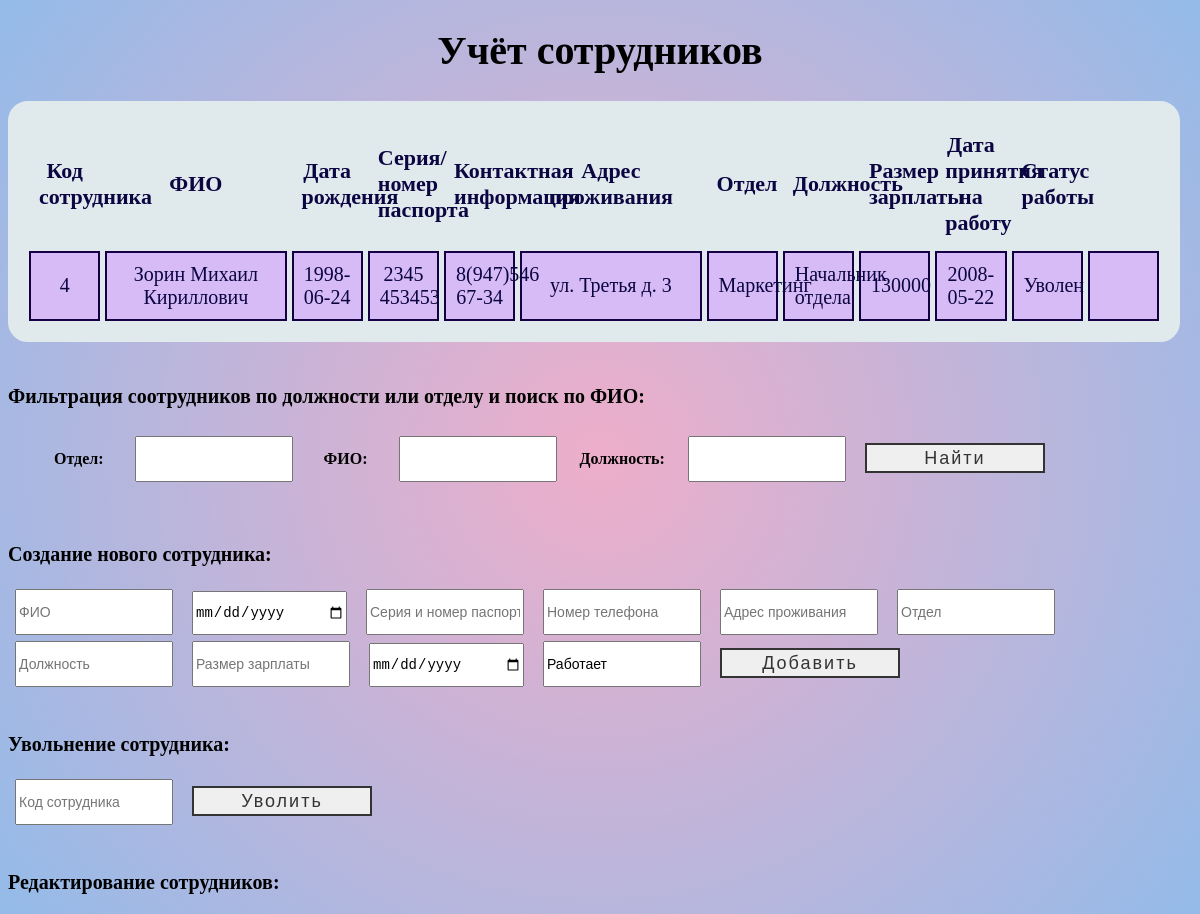
The page /index.php?FOtdel=Маркетинг on the database its author committed.
### tables this page shows
CREATE TABLE `sotr` (
  `IdSotr` int(11) NOT NULL,
  `FIO` text NOT NULL,
  `DataRojdeniya` date NOT NULL,
  `SeriyaNomerPasporta` varchar(255) NOT NULL,
  `NomerTelefona` varchar(255) NOT NULL,
  `AdresProjivaniya` text NOT NULL,
  `Otdel` text NOT NULL,
  `Doljnost` text NOT NULL,
  `RazmerZP` int(11) NOT NULL,
  `DataPrinyatiyaNaRabotu` date NOT NULL,
  `StatusRaboti` text NOT NULL
);

### index.php (the view, shortened to what this page needs)
<!DOCTYPE html>
<html lang="en">
<head>
    <link href="style.css" rel="stylesheet" type="text/css" >
</head>
<body class="diagonal-gradient">
    <h1> Учёт сотрудников </h1>
    <table>
        <thead>
            <tr>
                <th>Код сотрудника</th>
                <th style=width:15%;>ФИО</th>
                <th>Дата рождения</th>
                <th>Серия/номер паспорта</th>
                <th>Контактная информация</th>
                <th style=width:15%;>Адрес проживания</th>
                <th>Отдел</th>
                <th>Должность</th>
                <th>Размер зарплаты</th>
                <th>Дата принятия на работу</th>
                <th>Статус работы</th>
            </tr>
        </thead>
        <tbody>
            <?php
            $mysqli = new mysqli("127.0.0.1", "root", "", "UchetSotr");
            $FOtdel = isset($_GET['FOtdel']) ?$_GET['FOtdel'] : '';
            $query = "SELECT * FROM Sotr WHERE 1=1";
            if ($FOtdel) {
                $query .= " AND Otdel LIKE '%$FOtdel%'";
            }
            $result = $mysqli->query($query);
            if (!$result) {
                echo "Ошибка запроса: " . $mysqli->error;
            } else {
                if ($result->num_rows > 0) {
            while ($row = $result->fetch_assoc()) {
            ?>
                <tr>
                    <td><?php echo $row['IdSotr']; ?></td>
                    <td><?php echo $row['FIO']; ?></td>
                    <td><?php echo $row['DataRojdeniya']; ?></td>
                    <td><?php echo $row['SeriyaNomerPasporta']; ?></td>
                    <td><?php echo $row['NomerTelefona']; ?></td>
                    <td><?php echo $row['AdresProjivaniya']; ?></td>
                    <td><?php echo $row['Otdel']; ?></td>
                    <td><?php echo $row['Doljnost']; ?></td>
                    <td><?php echo $row['RazmerZP']; ?></td>
                    <td><?php echo $row['DataPrinyatiyaNaRabotu']; ?></td>
                    <td><?php echo $row['StatusRaboti']; ?></td>
                    <td><?php if ($row['StatusRaboti'] !== 'Уволен') {
                        echo "<a href='update.php?IdSotr=" . htmlspecialchars($row['IdSotr']) . "' '>Редактировать</a>"; }?></td>
                </tr>
            <?php
            }
                } else {
                    echo "<tr><td colspan='10'>Нет данных.</td></tr>";
                }
            }
            ?>
        </tbody>
    </table>
    <br>
    <p><b> Фильтрация соотрудников по должности или отделу и поиск по ФИО: </b></p>
    <form class = "filtr" method="GET" action="">
        <label   class = "filtrO" for="Otdel"><b>Отдел:</b></label>
        <input type="text" id="Otdel" name="FOtdel" value="<?php echo isset($_GET['Otdel']) ? htmlspecialchars($_GET['Otdel']) : ''; ?>">
        <label   class = "filtrO" for="FIO"><b>ФИО:</b></label>
        <input type="text" id="FIO" name="FFIO" value="<?php echo isset($_GET['FIO']) ? htmlspecialchars($_GET['FIO']) : ''; ?>">
        <label  class = "filtr" for="Doljnost"><b>Должность:</b></label>
        <input type="text" id="Doljnost" name="FDoljnost" value="<?php echo isset($_GET['Doljnost']) ? htmlspecialchars($_GET['Doljnost']) : ''; ?>">
        <button type="submit"><span>Найти</span></button>
    </form>
    <br>
    <p><b>Создание нового сотрудника: </b></p>
    <form method ="post">
        <input  class = "SNS" type="text" name="FIO" placeholder="ФИО" required>
        <input  class = "SNS" type="date" name="DataRojdeniya" placeholder="Дата рождения" required>
        <input  class = "SNS" type="text" id = "pasport" name="SeriyaNomerPasporta" placeholder="Серия и номер паспорта" required>
        <input  class = "SNS" type="text" id = "phone" name="NomerTelefona" placeholder="Номер телефона" required>
        <input  class = "SNS" type="text" name="AdresProjivaniya" placeholder="Адрес проживания" required>
        <input  class = "SNS" type="text" name="Otdel" placeholder="Отдел" required>
        <input  class = "SNS" type="text" name="Doljnost" placeholder="Должность" required>
        <input  class = "SNS" type="number" name="RazmerZP" placeholder="Размер зарплаты" required>
        <input  class = "SNS" type="date" name="DataPrinyatiyaNaRabotu" placeholder="Дата принятия на работу" required>
        <input  class = "SNS" type="text" name="StatusRaboti" value="Работает">
        <button  class = "SNS" type="submit"><span>Добавить</span></button>
    </form>
    <br>
    <p><b>Увольнение сотрудника:</b></p>
    <form method = "post">
        <input  class = "SNS" type="text" name="IdSotr" placeholder="Код сотрудника" required>
        <button  class = "SNS" type="submit"><span>Уволить</span></button>
    </form>
    <br>
    <p name = "Update"><b>Редактирование сотрудников:</b></p>
</body>
</html>

### style.css (style rules this page uses)
body { font-size: 20px; font-family: 'Times New Roman', Times, serif; }
input { width: 150px; height: 40px; font-size: 14px; }
label { width: 150px; height: 40px; font-size: 20px; }
.diagonal-gradient { background: rgb(238,174,202); background: radial-gradient(circle, rgba(238,174,202,1) 0%, rgba(148,187,233,1) 100%); }
h1 { text-align: center; }
th { font-size: 22px; padding: 10px; }
td { padding: 5px; border: 2px solid rgb(20, 0, 66); text-align: center; background: #d7bbf7; padding: 10px; }
table { table-layout: fixed; width: 99%; border-collapse: collapse; border: 2px solid rgb(0, 0, 0); align-content: center; border-collapse: separate; border-spacing: 5px; background: #e0e9ec; color: #0b0542; border: 16px solid #e0e9ec; border-radius: 20px; }
.filtrO { margin:12px 27px; font-size: 16px; align-content: center; }
.filtr { margin:12px 19px; font-size: 16px; align-content: center; }
.SNS { margin: 3px 7px; }
button { margin: 15px; width: 180px; height: 30px; line-height: 2px; font-size: 18px; text-decoration: none; color: #333; border: 2px solid #333; letter-spacing: 2px; position: relative; transition: all .35s; }
button span { position: relative; z-index: 2; }
button:after { position: absolute; content: ""; top: 0; left: 0; width: 0; height: 100%; background: #ca83f3; color:aliceblue; transition: all .35s; }

### rows shown on the page
sotr: IdSotr "4", FIO "Зорин Михаил Кириллович", DataRojdeniya "1998-06-24", SeriyaNomerPasporta "2345 453453", NomerTelefona "8(947)546 67-34", AdresProjivaniya "ул. Третья д. 3", Otdel "Маркетинг", Doljnost "Начальник отдела", RazmerZP "130000", DataPrinyatiyaNaRabotu "2008-05-22", StatusRaboti "Уволен"
